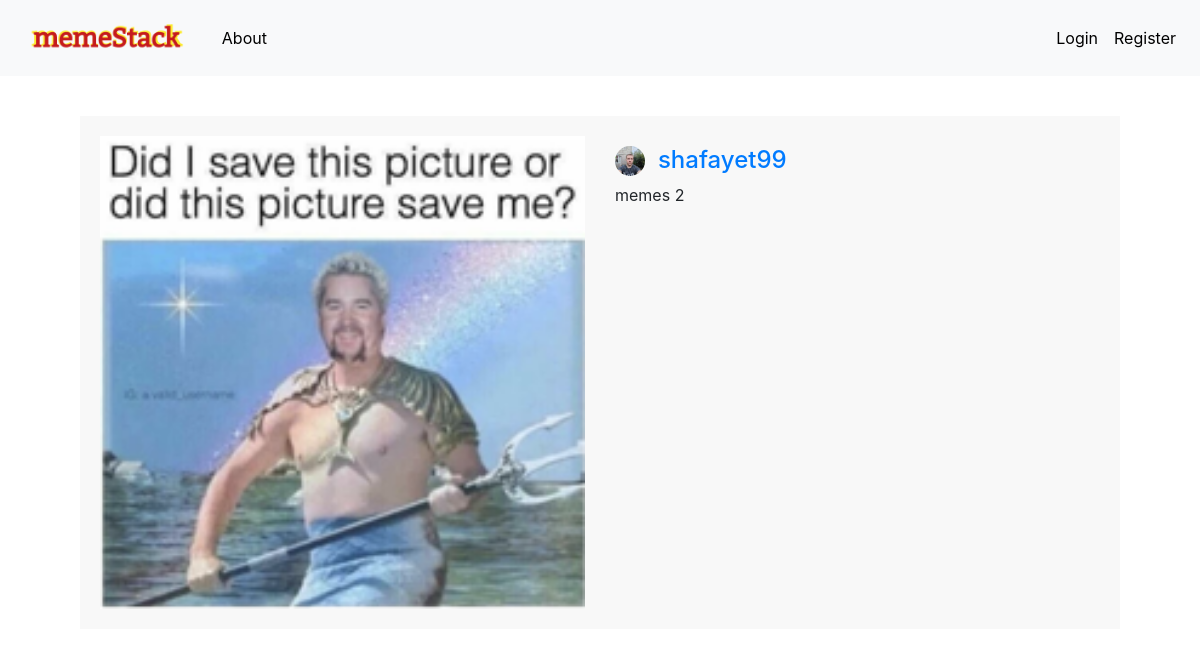
/2, run on the app's committed database.
### mainproject/models.py (models this page shows, shortened)
class Meme(db.Model):
    users = db.relationship(User)
    id = db.Column(db.Integer,primary_key= True)
    user_id = db.Column(db.Integer, db.ForeignKey('users.id'),nullable = False)
    date = db.Column(db.DateTime,nullable=False, default = datetime.utcnow)
    meme_caption = db.Column(db.Text,nullable = False)
    meme_image = db.Column(db.String(128),nullable=False)

class User(db.Model,UserMixin):
    __tablename__ = "users"
    id = db.Column(db.Integer,primary_key= True)
    profile_image = db.Column(db.String(20),nullable=False,default='default_profile.png')
    email = db.Column(db.String(64),unique = True, index = True)
    username = db.Column(db.String(64),unique = True, index = True)
    password_hash = db.Column(db.String(128))
    memes = db.relationship('Meme',backref='author',lazy = True) # now the Meme table have a column named author which is invisible

### mainproject/memes/views.py (the view)
@meme_post.route('/<int:meme_post_id>')
def meme(meme_post_id):
    each_meme = Meme.query.get_or_404(meme_post_id)
    user = User.query.filter_by(id = each_meme.user_id).first_or_404()
    return render_template('meme_show.html',post = each_meme,user = user)

### mainproject/templates/meme_show.html
{% extends "base.html" %}
{% block content %}
<div class="container each_meme">
    <div class="row">
        <div class="col-sm-6">
            <img src="{{url_for('static',filename= 'memes/'+post.meme_image)}}" alt="">
        </div>
        <div class="col-sm-6">
            <div class="each_meme_author">
                <div class="row">
                    <div class="col-sm-1">
                        <img src="{{url_for('static',filename= 'profile_pics/'+user.profile_image)}}" alt="">
                    </div>
                    <div class="col-sm-11">
                        <a href="{{url_for('users.profile',username= user.username)}}">
                            <h4>{{user.username}}</h4>
                        </a>
                    </div>
                </div>
                <p>
                    {{post.meme_caption}}
                </p>
            </div>
        </div>
    </div>
</div>
{% endblock %}

### mainproject/static/css/style.css (style rules this page uses)
.each_meme img { width: 100%; }
.each_meme { padding: 20px; margin-top: 20px; background: #f8f8f8; }
.each_meme_author { margin-top: 10px; }
.each_meme_author img { width: 30px; height: 30px; border-radius: 50%; object-fit: cover; }

### data on the page
Meme: meme_image (picture), meme_caption "memes 2"
User: profile_image (picture), username "shafayet99"
